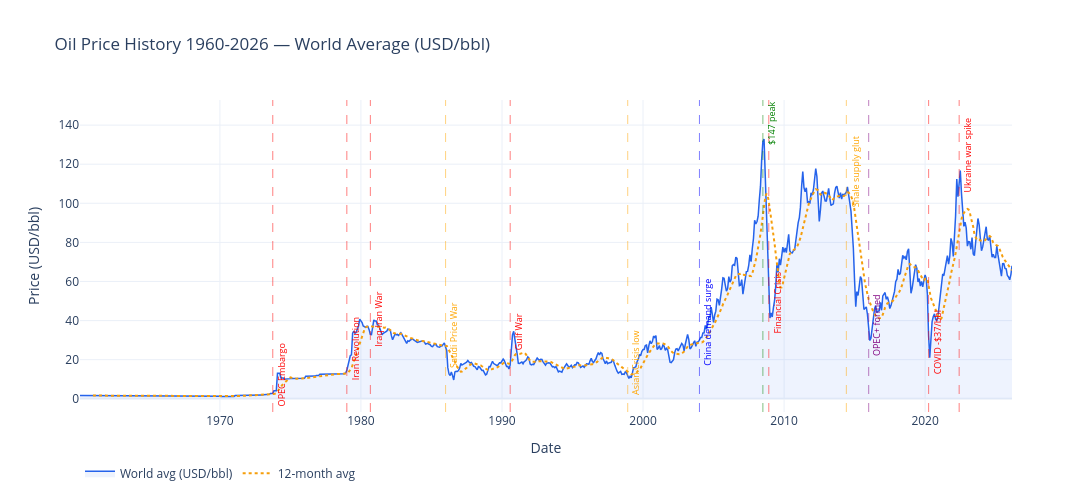

Notebook source saved alongside this figure:
### Markdown cell above
## 1. Full Price History (1960-2026)

### Code cell
# Major historical events to annotate on the chart
events = [
    {'date': '1973-10', 'label': 'OPEC Embargo',         'color': 'red'},
    {'date': '1979-01', 'label': 'Iran Revolution',      'color': 'red'},
    {'date': '1980-09', 'label': 'Iraq-Iran War',        'color': 'red'},
    {'date': '1986-01', 'label': 'Saudi Price War',      'color': 'orange'},
    {'date': '1990-08', 'label': 'Gulf War',             'color': 'red'},
    {'date': '1998-12', 'label': 'Asian Crisis low',     'color': 'orange'},
    {'date': '2004-01', 'label': 'China demand surge',   'color': 'blue'},
    {'date': '2008-07', 'label': '$147 peak',            'color': 'green'},
    {'date': '2008-12', 'label': 'Financial Crisis',     'color': 'red'},
    {'date': '2014-06', 'label': 'Shale supply glut',   'color': 'orange'},
    {'date': '2016-01', 'label': 'OPEC+ formed',        'color': 'purple'},
    {'date': '2020-04', 'label': 'COVID -$37/bbl',      'color': 'red'},
    {'date': '2022-06', 'label': 'Ukraine war spike',   'color': 'red'},
]

fig = go.Figure()

# Main price line
fig.add_trace(go.Scatter(
    x=prices.index, y=prices['price_world'],
    mode='lines', name='World avg (USD/bbl)',
    line=dict(color='#2563EB', width=1.5),
    fill='tozeroy', fillcolor='rgba(37,99,235,0.08)'
))

# 12-month rolling average
rolling = prices['price_world'].rolling(12).mean()
fig.add_trace(go.Scatter(
    x=prices.index, y=rolling,
    mode='lines', name='12-month avg',
    line=dict(color='#F59E0B', width=2, dash='dot')
))

# Annotate major events
for ev in events:
    try:
        dt  = pd.Timestamp(ev['date'])
        val = prices.loc[prices.index >= dt, 'price_world'].iloc[0]
        fig.add_vline(x=dt, line_width=1, line_dash='dash',
                      line_color=ev['color'], opacity=0.5)
        fig.add_annotation(
            x=dt, y=val + 8,
            text=ev['label'], showarrow=False,
            textangle=-90, font=dict(size=9, color=ev['color']),
            xanchor='left'
        )
    except IndexError:
        pass

fig.update_layout(
    title='Oil Price History 1960-2026 — World Average (USD/bbl)',
    xaxis_title='Date', yaxis_title='Price (USD/bbl)',
    hovermode='x unified',
    template='plotly_white',
    height=500, width=1100,
    legend=dict(orientation='h', y=-0.15)
)
fig.show()

### Figure 1 — Plotly figure (JSON) as saved in the notebook; plotly's stock layout.template omitted (floating-point values rounded to 4 significant figures; data arrays with more than 128 entries replaced by an {"elided": "..."} marker saying what was removed)
{"data": [{"fill": "tozeroy", "fillcolor": "rgba(37,99,235,0.08)", "line": {"color": "#2563EB", "width": 1.5}, "mode": "lines", "name": "World avg (USD/bbl)", "type": "scatter", "x": {"elided": "794 str values"}, "y": {"elided": "794 float values"}}, {"line": {"color": "#F59E0B", "dash": "dot", "width": 2}, "mode": "lines", "name": "12-month avg", "type": "scatter", "x": {"elided": "794 str values"}, "y": {"elided": "794 float values"}}], "layout": {"annotations": [{"font": {"color": "red", "size": 9}, "showarrow": false, "text": "OPEC Embargo", "textangle": -90, "x": "1973-10-01T00:00:00", "xanchor": "left", "y": 12.1}, {"font": {"color": "red", "size": 9}, "showarrow": false, "text": "Iran Revolution", "textangle": -90, "x": "1979-01-01T00:00:00", "xanchor": "left", "y": 25.45}, {"font": {"color": "red", "size": 9}, "showarrow": false, "text": "Iraq-Iran War", "textangle": -90, "x": "1980-09-01T00:00:00", "xanchor": "left", "y": 40.83}, {"font": {"color": "orange", "size": 9}, "showarrow": false, "text": "Saudi Price War", "textangle": -90, "x": "1986-01-01T00:00:00", "xanchor": "left", "y": 32.68}, {"font": {"color": "red", "size": 9}, "showarrow": false, "text": "Gulf War", "textangle": -90, "x": "1990-08-01T00:00:00", "xanchor": "left", "y": 34.4}, {"font": {"color": "orange", "size": 9}, "showarrow": false, "text": "Asian Crisis low", "textangle": -90, "x": "1998-12-01T00:00:00", "xanchor": "left", "y": 18.41}, {"font": {"color": "blue", "size": 9}, "showarrow": false, "text": "China demand surge", "textangle": -90, "x": "2004-01-01T00:00:00", "xanchor": "left", "y": 39.37}, {"font": {"color": "green", "size": 9}, "showarrow": false, "text": "$147 peak", "textangle": -90, "x": "2008-07-01T00:00:00", "xanchor": "left", "y": 140.8}, {"font": {"color": "red", "size": 9}, "showarrow": false, "text": "Financial Crisis", "textangle": -90, "x": "2008-12-01T00:00:00", "xanchor": "left", "y": 49.34}, {"font": {"color": "orange", "size": 9}, "showarrow": false, "text": "Shale supply glut", "textangle": -90, "x": "2014-06-01T00:00:00", "xanchor": "left", "y": 116.4}, {"font": {"color": "purple", "size": 9}, "showarrow": false, "text": "OPEC+ formed", "textangle": -90, "x": "2016-01-01T00:00:00", "xanchor": "left", "y": 37.78}, {"font": {"color": "red", "size": 9}, "showarrow": false, "text": "COVID -$37/bbl", "textangle": -90, "x": "2020-04-01T00:00:00", "xanchor": "left", "y": 29.04}, {"font": {"color": "red", "size": 9}, "showarrow": false, "text": "Ukraine war spike", "textangle": -90, "x": "2022-06-01T00:00:00", "xanchor": "left", "y": 124.8}], "height": 500, "hovermode": "x unified", "legend": {"orientation": "h", "y": -0.15}, "shapes": [{"line": {"color": "red", "dash": "dash", "width": 1}, "opacity": 0.5, "type": "line", "x0": "1973-10-01T00:00:00", "x1": "1973-10-01T00:00:00", "xref": "x", "y0": 0, "y1": 1, "yref": "y domain"}, {"line": {"color": "red", "dash": "dash", "width": 1}, "opacity": 0.5, "type": "line", "x0": "1979-01-01T00:00:00", "x1": "1979-01-01T00:00:00", "xref": "x", "y0": 0, "y1": 1, "yref": "y domain"}, {"line": {"color": "red", "dash": "dash", "width": 1}, "opacity": 0.5, "type": "line", "x0": "1980-09-01T00:00:00", "x1": "1980-09-01T00:00:00", "xref": "x", "y0": 0, "y1": 1, "yref": "y domain"}, {"line": {"color": "orange", "dash": "dash", "width": 1}, "opacity": 0.5, "type": "line", "x0": "1986-01-01T00:00:00", "x1": "1986-01-01T00:00:00", "xref": "x", "y0": 0, "y1": 1, "yref": "y domain"}, {"line": {"color": "red", "dash": "dash", "width": 1}, "opacity": 0.5, "type": "line", "x0": "1990-08-01T00:00:00", "x1": "1990-08-01T00:00:00", "xref": "x", "y0": 0, "y1": 1, "yref": "y domain"}, {"line": {"color": "orange", "dash": "dash", "width": 1}, "opacity": 0.5, "type": "line", "x0": "1998-12-01T00:00:00", "x1": "1998-12-01T00:00:00", "xref": "x", "y0": 0, "y1": 1, "yref": "y domain"}, {"line": {"color": "blue", "dash": "dash", "width": 1}, "opacity": 0.5, "type": "line", "x0": "2004-01-01T00:00:00", "x1": "2004-01-01T00:00:00", "xref": "x", "y0": 0, "y1": 1, "yref": "y domain"}, {"line": {"color": "green", "dash": "dash", "width": 1}, "opacity": 0.5, "type": "line", "x0": "2008-07-01T00:00:00", "x1": "2008-07-01T00:00:00", "xref": "x", "y0": 0, "y1": 1, "yref": "y domain"}, {"line": {"color": "red", "dash": "dash", "width": 1}, "opacity": 0.5, "type": "line", "x0": "2008-12-01T00:00:00", "x1": "2008-12-01T00:00:00", "xref": "x", "y0": 0, "y1": 1, "yref": "y domain"}, {"line": {"color": "orange", "dash": "dash", "width": 1}, "opacity": 0.5, "type": "line", "x0": "2014-06-01T00:00:00", "x1": "2014-06-01T00:00:00", "xref": "x", "y0": 0, "y1": 1, "yref": "y domain"}, {"line": {"color": "purple", "dash": "dash", "width": 1}, "opacity": 0.5, "type": "line", "x0": "2016-01-01T00:00:00", "x1": "2016-01-01T00:00:00", "xref": "x", "y0": 0, "y1": 1, "yref": "y domain"}, {"line": {"color": "red", "dash": "dash", "width": 1}, "opacity": 0.5, "type": "line", "x0": "2020-04-01T00:00:00", "x1": "2020-04-01T00:00:00", "xref": "x", "y0": 0, "y1": 1, "yref": "y domain"}, {"line": {"color": "red", "dash": "dash", "width": 1}, "opacity": 0.5, "type": "line", "x0": "2022-06-01T00:00:00", "x1": "2022-06-01T00:00:00", "xref": "x", "y0": 0, "y1": 1, "yref": "y domain"}], "title": {"text": "Oil Price History 1960-2026 — World Average (USD/bbl)"}, "width": 1100, "xaxis": {"title": {"text": "Date"}}, "yaxis": {"title": {"text": "Price (USD/bbl)"}}}}
